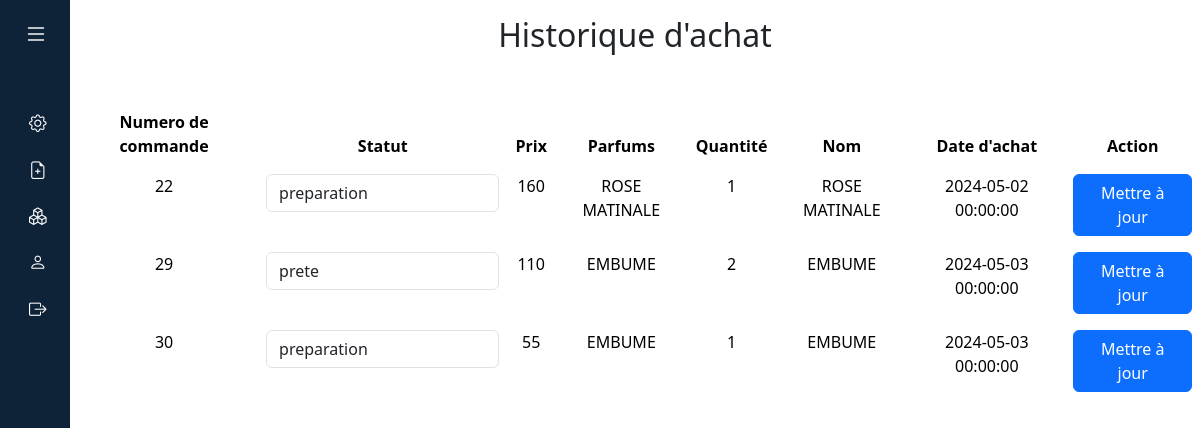
The page /admin/comptesClient.php?id=26 on the database its author committed.
### tables this page shows
CREATE TABLE IF NOT EXISTS `commande` (
  `commande_id` int NOT NULL AUTO_INCREMENT,
  `user_id` int NOT NULL,
  `date_create` datetime NOT NULL,
  `price` float NOT NULL,
  `statut` enum('preparation','prete','recupere') NOT NULL DEFAULT 'preparation',
  PRIMARY KEY (`commande_id`),
  KEY `fk_user_id` (`user_id`)
);

CREATE TABLE IF NOT EXISTS `commande_produits` (
  `commande_produit_id` int NOT NULL AUTO_INCREMENT,
  `commande_id` int NOT NULL,
  `produits_id` int NOT NULL,
  `quantite` float NOT NULL,
  PRIMARY KEY (`commande_produit_id`),
  KEY `fk_commande_id` (`commande_id`),
  KEY `fk_produits_id` (`produits_id`)
);

CREATE TABLE IF NOT EXISTS `produits` (
  `id` int NOT NULL AUTO_INCREMENT,
  `nom` varchar(50) NOT NULL,
  `description` text NOT NULL,
  `prix` float NOT NULL,
  `contenances` int NOT NULL,
  `rating` float NOT NULL,
  `stock` float NOT NULL,
  `created_at` datetime DEFAULT NULL,
  `genreId` int DEFAULT NULL,
  `imageId` int DEFAULT NULL,
  `categorieId` int DEFAULT NULL,
  PRIMARY KEY (`id`),
  KEY `genreId` (`genreId`),
  KEY `categorieId` (`categorieId`),
  KEY `imageId` (`imageId`)
);

### libraries/autoload.php (called while the page is built, shortened)
<?php
spl_autoload_register(function($className) {
    $className = str_replace("\\", DIRECTORY_SEPARATOR, $className);
});

### libraries/Database.php (called while the page is built)
<?php
class Database
{
    private static $instance;
    public static function getPdo(): PDO
{
    if(self::$instance  == null) {
    self::$instance = new PDO('mysql:host=localhost;dbname=symfonyolfactive;charset=utf8', 'root', 'root', [
        PDO::ATTR_ERRMODE => PDO::ERRMODE_EXCEPTION,
        PDO::ATTR_DEFAULT_FETCH_MODE => PDO::FETCH_ASSOC
    ]);
}
    return self::$instance;
}
}

### libraries/models/Model.php (called while the page is built, shortened)
<?php
abstract class Model
{
    public function __construct()
    {
        $this->pdo = Database::getPdo();
    }
}

### libraries/models/Produit.php (called while the page is built, shortened)
<?php
class Produit extends Model
{
    function findCompte($id)
    {
        $query = $this->pdo->prepare('SELECT c.*, cp.*, p.*, i.* FROM commande c JOIN commande_produits cp ON c.commande_id = cp.commande_id JOIN produits p ON cp.produits_id = p.id JOIN image i ON p.imageId = i.id WHERE c.user_id = :id');
        $query->execute(['id' => $id]);
        $find = $query->fetchAll();
        return $find;
    }
}

### admin/comptesClient.php (the view, shortened to what this page needs)
<?php
require_once dirname(__DIR__, 1) . "/libraries/autoload.php";
$commande = new Produit();
if (isset($_GET["id"])) {
    $currentId = $_GET["id"];
} else {
    header("Location: comptes.php");
    exit;
}
$orderProducts = $commande->findCompte($currentId);
?>
<?php
require_once __DIR__ . "/layout/head.admin.php";
require_once __DIR__ . "/layout/header.admin.php";
?>
<section class="intro">
    <div>
        <h2 class=" text-lg-center mt-3  mb-5 ">Historique d'achat</h2>
        <div class="table-responsive">
            <form method="post" action="<?php echo $_SERVER['PHP_SELF'] . '?id=' . $currentId; ?>">
                <table class="table table-borderless mb-5 text-lg-center">
                    <thead>
                        <tr>
                            <th scope="col">Numero de commande</th>
                            <th scope="col">Statut</th>
                            <th scope="col">Prix</th>
                            <th scope="col">Parfums</th>
                            <th scope="col">Quantité</th>
                            <th scope="col">Nom</th>
                            <th scope="col">Date d'achat</th>
                            <th scope="col">Action</th>
                        </tr>
                    </thead>
                    <tbody>
                        <?php foreach ($orderProducts as $value) { ?>
                            <tr>
                                <td><?= $value['commande_id'] ?></td>
                                <td><input type="text" class="form-control" name="statut" value="<?= $value['statut'] ?>"></td>
                                <td><?= $value['price'] ?></td>
                                <td><?= $value['nom'] ?></td>
                                <td><?= $value['quantite'] ?></td>
                                <td><?= $value['nom'] ?></td>
                                <td><?= $value['date_create'] ?></td>
                                <td><button type="submit" class="btn btn-primary">Mettre à jour</button></td>
                            </tr>
                        <?php } ?>
                    </tbody>
                </table>
            </form>
        </div>
    </div>
</section>

### admin/styleAdmin.css (style rules this page uses)
body { font-family: 'Poppins', sans-serif; }

### rows shown on the page
commande: commande_produits.commande_id "22", statut "preparation", price "160", produits.nom "ROSE MATINALE", commande_produits.quantite "1", date_create "2024-05-02 00:00:00"
commande: commande_produits.commande_id "29", statut "prete", price "110", produits.nom "EMBUME", commande_produits.quantite "2", date_create "2024-05-03 00:00:00"
commande: commande_produits.commande_id "30", statut "preparation", price "55", produits.nom "EMBUME", commande_produits.quantite "1", date_create "2024-05-03 00:00:00"
